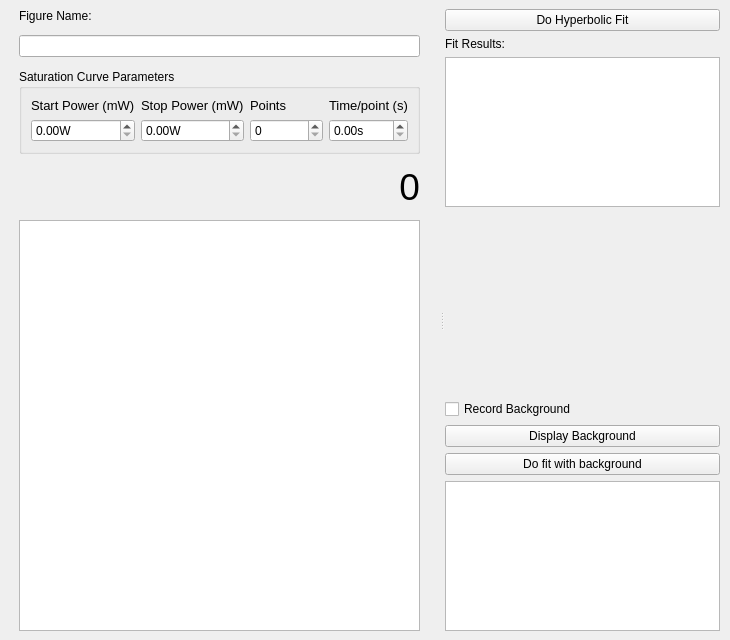
  <widget class="QDockWidget" name="saturation_fit_DockWidget">
   <property name="sizePolicy">
    <sizepolicy hsizetype="Expanding" vsizetype="Preferred">
     <horstretch>0</horstretch>
     <verstretch>0</verstretch>
    </sizepolicy>
   </property>
   <property name="minimumSize">
    <size>
     <width>730</width>
     <height>640</height>
    </size>
   </property>
   <property name="accessibleDescription">
    <string/>
   </property>
   <property name="autoFillBackground">
    <bool>false</bool>
   </property>
   <property name="floating">
    <bool>false</bool>
   </property>
   <property name="allowedAreas">
    <set>Qt::AllDockWidgetAreas</set>
   </property>
   <property name="windowTitle">
    <string>Saturation measurement</string>
   </property>
   <attribute name="dockWidgetArea">
    <number>2</number>
   </attribute>
   <widget class="QWidget" name="dockWidgetContents_2">
    <property name="sizePolicy">
     <sizepolicy hsizetype="Preferred" vsizetype="Preferred">
      <horstretch>0</horstretch>
      <verstretch>0</verstretch>
     </sizepolicy>
    </property>
    <layout class="QGridLayout" name="gridLayout_3">
     <item row="0" column="0">
      <widget class="QSplitter" name="splitter">
       <property name="orientation">
        <enum>Qt::Horizontal</enum>
       </property>
       <widget class="QWidget" name="layoutWidget">
        <layout class="QVBoxLayout" name="verticalLayout_7">
         <property name="spacing">
          <number>12</number>
         </property>
         <property name="leftMargin">
          <number>10</number>
         </property>
         <property name="rightMargin">
          <number>20</number>
         </property>
         <item>
          <widget class="QLabel" name="save_tag_label">
           <property name="text">
            <string>Figure Name:</string>
           </property>
          </widget>
         </item>
         <item>
          <widget class="QLineEdit" name="save_tag_LineEdit">
           <property name="minimumSize">
            <size>
             <width>200</width>
             <height>0</height>
            </size>
           </property>
           <property name="maximumSize">
            <size>
             <width>500</width>
             <height>16777215</height>
            </size>
           </property>
           <property name="toolTip">
            <string>Enter a nametag which will be added to the filename.</string>
           </property>
          </widget>
         </item>
         <item>
          <widget class="QGroupBox" name="saturation_GroupBox">
           <property name="title">
            <string>Saturation Curve Parameters</string>
           </property>
           <layout class="QHBoxLayout" name="horizontalLayout_4">
            <item>
             <layout class="QVBoxLayout" name="verticalLayout_2">
              <item>
               <widget class="QLabel" name="startPowerLabel">
                <property name="sizePolicy">
                 <sizepolicy hsizetype="Preferred" vsizetype="Preferred">
                  <horstretch>0</horstretch>
                  <verstretch>0</verstretch>
                 </sizepolicy>
                </property>
                <property name="font">
                 <font>
                  <pointsize>10</pointsize>
                 </font>
                </property>
                <property name="text">
                 <string>Start Power (mW)</string>
                </property>
               </widget>
              </item>
              <item>
               <widget class="ScienDSpinBox" name="startPowerDoubleSpinBox">
                <property name="suffix">
                 <string>W</string>
                </property>
               </widget>
              </item>
             </layout>
            </item>
            <item>
             <layout class="QVBoxLayout" name="verticalLayout_3">
              <item>
               <widget class="QLabel" name="StopPowerLabel">
                <property name="sizePolicy">
                 <sizepolicy hsizetype="Preferred" vsizetype="Preferred">
                  <horstretch>0</horstretch>
                  <verstretch>0</verstretch>
                 </sizepolicy>
                </property>
                <property name="font">
                 <font>
                  <pointsize>10</pointsize>
                 </font>
                </property>
                <property name="text">
                 <string>Stop Power (mW)</string>
                </property>
               </widget>
              </item>
              <item>
               <widget class="ScienDSpinBox" name="stopPowerDoubleSpinBox">
                <property name="suffix">
                 <string>W</string>
                </property>
               </widget>
              </item>
             </layout>
            </item>
            <item>
             <layout class="QVBoxLayout" name="verticalLayout_4">
              <item>
               <widget class="QLabel" name="NumPointsLabel">
                <property name="sizePolicy">
                 <sizepolicy hsizetype="Preferred" vsizetype="Preferred">
                  <horstretch>0</horstretch>
                  <verstretch>0</verstretch>
                 </sizepolicy>
                </property>
                <property name="font">
                 <font>
                  <pointsize>10</pointsize>
                 </font>
                </property>
                <property name="text">
                 <string>Points</string>
                </property>
               </widget>
              </item>
              <item>
               <widget class="QSpinBox" name="numPointsSpinBox"/>
              </item>
             </layout>
            </item>
            <item>
             <layout class="QVBoxLayout" name="verticalLayout_5">
              <item>
               <widget class="QLabel" name="TimeperpointLabel">
                <property name="sizePolicy">
                 <sizepolicy hsizetype="Preferred" vsizetype="Preferred">
                  <horstretch>0</horstretch>
                  <verstretch>0</verstretch>
                 </sizepolicy>
                </property>
                <property name="font">
                 <font>
                  <pointsize>10</pointsize>
                 </font>
                </property>
                <property name="text">
                 <string>&lt;html&gt;&lt;head/&gt;&lt;body&gt;&lt;p&gt;Time/point (s)&lt;/p&gt;&lt;/body&gt;&lt;/html&gt;</string>
                </property>
                <property name="textFormat">
                 <enum>Qt::AutoText</enum>
                </property>
               </widget>
              </item>
              <item>
               <widget class="ScienDSpinBox" name="timeDoubleSpinBox">
                <property name="suffix">
                 <string>s</string>
                </property>
               </widget>
              </item>
             </layout>
            </item>
           </layout>
          </widget>
         </item>
         <item>
          <layout class="QHBoxLayout" name="horizontalLayout">
           <item>
            <spacer name="horizontalSpacer">
             <property name="orientation">
              <enum>Qt::Horizontal</enum>
             </property>
             <property name="sizeHint" stdset="0">
              <size>
               <width>33</width>
               <height>39</height>
              </size>
             </property>
            </spacer>
           </item>
           <item>
            <widget class="QLabel" name="saturation_Curve_Label">
             <property name="sizePolicy">
              <sizepolicy hsizetype="Expanding" vsizetype="Preferred">
               <horstretch>0</horstretch>
               <verstretch>0</verstretch>
              </sizepolicy>
             </property>
             <property name="font">
              <font>
               <pointsize>28</pointsize>
              </font>
             </property>
             <property name="text">
              <string>0</string>
             </property>
             <property name="alignment">
              <set>Qt::AlignRight|Qt::AlignTrailing|Qt::AlignVCenter</set>
             </property>
            </widget>
           </item>
          </layout>
         </item>
         <item>
          <widget class="PlotWidget" name="saturation_Curve_PlotWidget">
           <property name="sizePolicy">
            <sizepolicy hsizetype="Expanding" vsizetype="Expanding">
             <horstretch>2</horstretch>
             <verstretch>0</verstretch>
            </sizepolicy>
           </property>
          </widget>
         </item>
        </layout>
       </widget>
       <widget class="QWidget" name="layoutWidget">
        <layout class="QGridLayout" name="gridLayout_4">
         <item row="0" column="0">
          <widget class="QPushButton" name="dofit_Button">
           <property name="maximumSize">
            <size>
             <width>275</width>
             <height>16777215</height>
            </size>
           </property>
           <property name="text">
            <string>Do Hyperbolic Fit</string>
           </property>
           <property name="checkable">
            <bool>true</bool>
           </property>
           <property name="autoDefault">
            <bool>false</bool>
           </property>
          </widget>
         </item>
         <item row="1" column="0">
          <widget class="QLabel" name="fit_tag_label">
           <property name="text">
            <string>Fit Results:</string>
           </property>
          </widget>
         </item>
         <item row="2" column="0">
          <widget class="QTextBrowser" name="saturation_fit_results_DisplayWidget">
           <property name="sizePolicy">
            <sizepolicy hsizetype="Expanding" vsizetype="Expanding">
             <horstretch>1</horstretch>
             <verstretch>0</verstretch>
            </sizepolicy>
           </property>
           <property name="maximumSize">
            <size>
             <width>275</width>
             <height>150</height>
            </size>
           </property>
           <property name="sizeAdjustPolicy">
            <enum>QAbstractScrollArea::AdjustToContents</enum>
           </property>
           <property name="tabChangesFocus">
            <bool>true</bool>
           </property>
          </widget>
         </item>
         <item row="3" column="0">
          <spacer name="verticalSpacer">
           <property name="orientation">
            <enum>Qt::Vertical</enum>
           </property>
           <property name="sizeHint" stdset="0">
            <size>
             <width>20</width>
             <height>40</height>
            </size>
           </property>
          </spacer>
         </item>
         <item row="4" column="0">
          <widget class="QCheckBox" name="background_CheckBox">
           <property name="maximumSize">
            <size>
             <width>275</width>
             <height>16777215</height>
            </size>
           </property>
           <property name="text">
            <string>Record Background</string>
           </property>
          </widget>
         </item>
         <item row="5" column="0">
          <widget class="QPushButton" name="background_PushButton">
           <property name="maximumSize">
            <size>
             <width>275</width>
             <height>16777215</height>
            </size>
           </property>
           <property name="text">
            <string>Display Background</string>
           </property>
           <property name="checkable">
            <bool>true</bool>
           </property>
          </widget>
         </item>
         <item row="6" column="0">
          <widget class="QPushButton" name="double_fit_Button">
           <property name="maximumSize">
            <size>
             <width>275</width>
             <height>16777215</height>
            </size>
           </property>
           <property name="text">
            <string>Do fit with background</string>
           </property>
           <property name="checkable">
            <bool>true</bool>
           </property>
          </widget>
         </item>
         <item row="7" column="0">
          <widget class="QTextBrowser" name="double_fit_results_DisplayWidget">
           <property name="maximumSize">
            <size>
             <width>275</width>
             <height>150</height>
            </size>
           </property>
          </widget>
         </item>
        </layout>
       </widget>
      </widget>
     </item>
    </layout>
   </widget>
  </widget>
